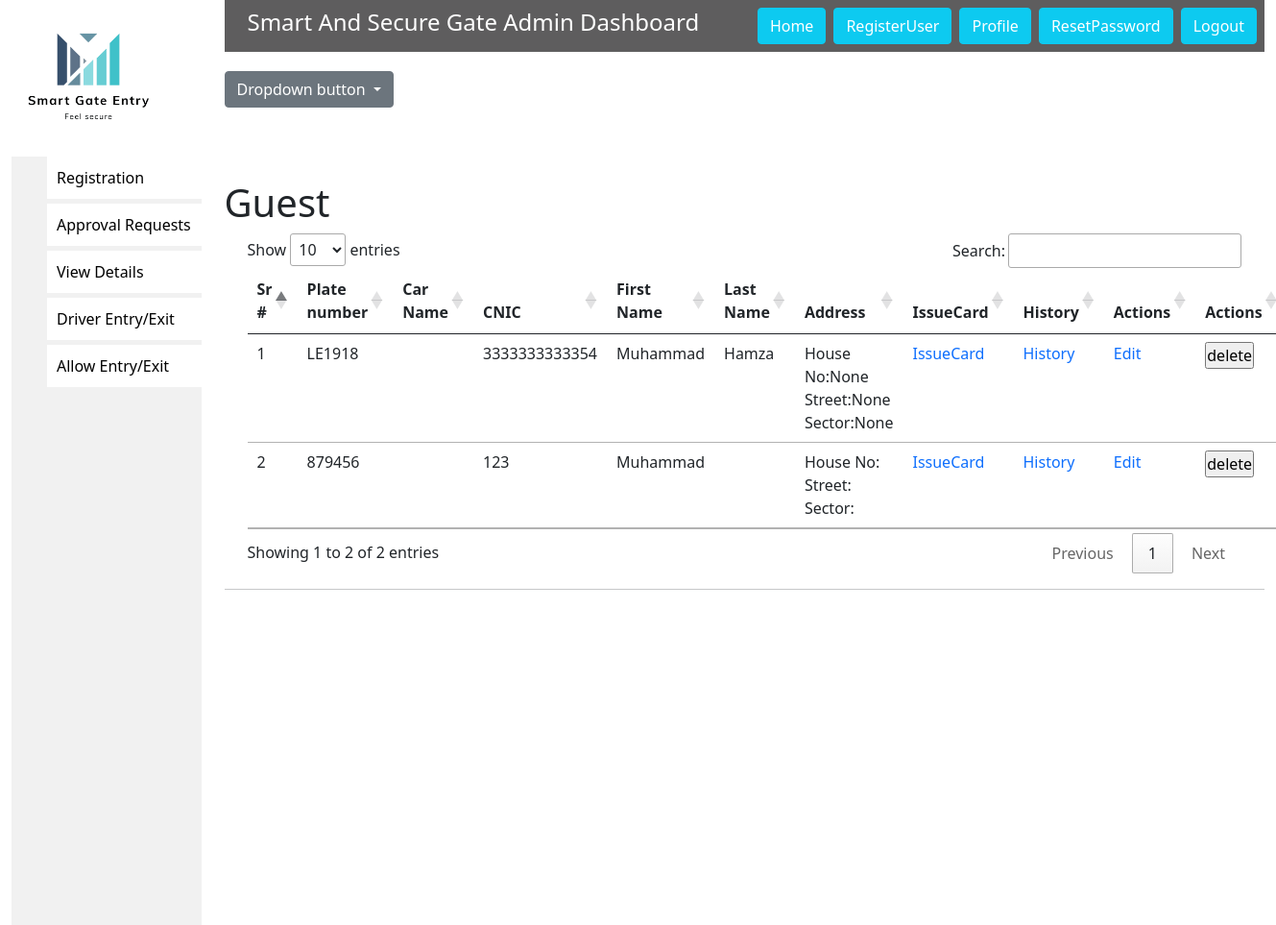
Screenshot of /ViewDetailsGuest (signed in) with the database file from the repository.
### fyp/models.py (models this page shows, shortened)
class Driver(Person):
    Car_Plate_number=models.ForeignKey(Car, null=True,on_delete=models.SET_NULL)
    House_no=models.CharField(max_length=200,blank=True,null=True)
    Street=models.CharField(max_length=200,blank=True,null=True)
    Sector=models.CharField(max_length=200,blank=True,null=True)
    Sector=models.CharField(max_length=200,blank=True,null=True)
    type=models.CharField(max_length=20,default="resident")
    class Meta:
        abstract=True

class Guests(Driver):
    Card_id=models.ForeignKey(Card, null=True,on_delete=models.SET_NULL)
    Guest_id=models.AutoField(primary_key=True)
    isentered=models.BooleanField(default=False)
    Phone_Number=None
    GuestType=models.CharField(max_length=20,default="OneTime")

class Car(models.Model):
    Car_Plate_number=models.CharField(max_length=7,primary_key=True)
    Name=models.CharField(max_length=30,null=True)
    def __str__(self):
        return self.Car_Plate_number

### fyp/views.py (the view)
# urls.py: path("ViewDetailsGuest", views.ViewDetailsGuest, name='ViewDetailsGuest'),
@login_required(login_url="Login")
def ViewDetailsGuest(request):
    guests=Guests.objects.all()
    car=Car.objects.all()
    card=Card.objects.all()
    context={
        "Guests":guests,
        "car":car,
        "card":card,
    }
    return render(request,'ViewDetailsGuest.html',context)

### templates/ViewDetailsGuest.html (shortened to what this page needs)
{% extends 'base.html' %}
{%block body%}
<div class="dropdown" style="margin-top: 20px;">
    <button class="btn btn-secondary dropdown-toggle" type="button" id="dropdownMenuButton1" data-bs-toggle="dropdown"
        aria-expanded="false">
        Dropdown button
    </button>
</div>
<h1 style="margin-top: 75px;">Guest</h1>
<div class="container">
    <table class="table" id="table_id">
        <thead>
            <tr>
                <th scope="col">Sr #</th>
                <th scope="col">Plate number</th>
                <th scope="col">Car Name</th>
                <th scope="col">CNIC</th>
                <th scope="col">First Name</th>
                <th scope="col">Last Name</th>
                <th scope="col"> Address</th>
                <th scope="col"> IssueCard</th>
                <th scope="col"> History</th>
                <th scope="col"> Actions</th>
                <th scope="col"> Actions</th>
            </tr>
        </thead>
        <tbody>
            <tr>
                {% for data in Guests %}
                <td>{{ forloop.counter }}</td>
                <td>{{ data.Car_Plate_number }}</td>
                {% with w=data.Car_Plate_number %}
                {% for ca in car %}
                {%with x=ca.Car_Plate_number %}
                {% if x == w.Car_Plate_number %}
                <td>{{data.Car_plate_number.Name}}</td>
                {% endif %}
                {%endwith%}
                {%endfor%}
                {% endwith %}
                <td>{{ data.CNIC }}</td>
                <td>{{ data.First_Name }}</td>
                <td>{{ data.Last_Name }}</td>
                <td>House No:{{ data.House_no }} Street:{{data.Street}} Sector:{{data.Sector}}</td>
                <td>
                    <a href="{% url 'issuecard' data.Guest_id data.type %}">IssueCard</a>
                </td>
                <td>
                    <a href="{% url 'history' data.Guest_id %}">History</a>
                </td>
                <td>
                    <a href="{% url 'Edit_Guest' data.Guest_id %}">Edit</a>
                </td>
                <td>
                    <form action="{% url 'delete_guest' data.Guest_id %}" method="POST">
                        <input type="submit" value="delete">
                    </form>
                </td>
            </tr>
            {% endfor %}
        </tbody>
    </table>
</div>
{%endblock body%}

### static/dashboard.css (style rules this page uses)
* { margin: 0px; padding: 0px; }
a { text-decoration: none; }

### rows the page displays
Guests: Car_Plate_number "LE1918", CNIC "3333333333354", First_Name "Muhammad", Last_Name "Hamza", House_no "None", Street "None", Sector "None"
Guests: Car_Plate_number "879456", CNIC "123", First_Name "Muhammad"
